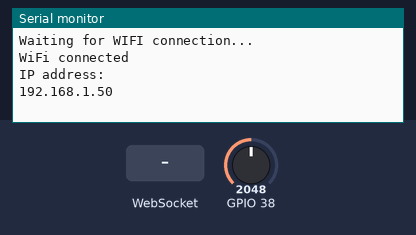
Bench run of a sketch on a simulated ESP32. Parts: the last lines printed to the serial monitor. The inputs (shaded band) are chosen by the test bench; at power-on: GPIO 38 = 2048. WiFi joins after 1.5 s; servers stay silent unless stated.

Above: at 10.2 s.
10.3 s: WebSocket text "0" received
At 10.9 s:
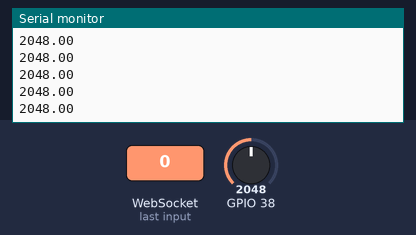
11.8 s: GPIO 38 set to 2866
At 12.7 s:
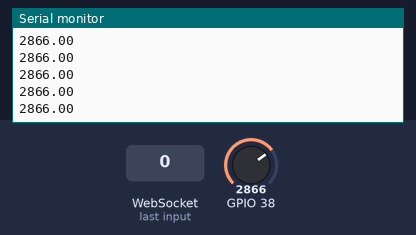
13.3 s: WebSocket text "5" received
14.8 s: GPIO 38 set to 3603
At 15.3 s:
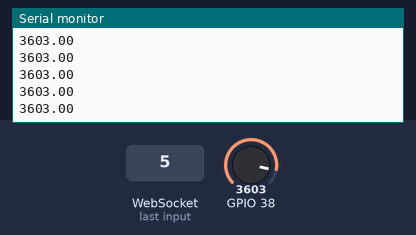
Timing chart, 0 to 17.3 s (numbered marks = the images above; inputs shaded):
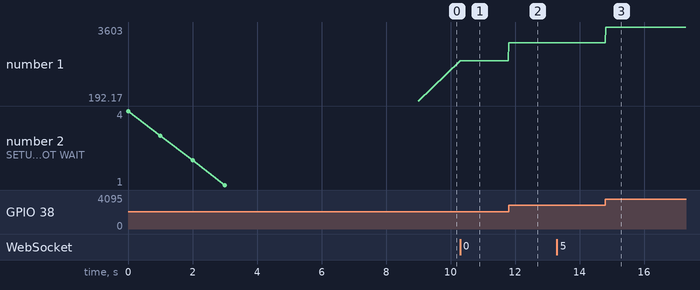

Measured:
- after the input at 10.3 s, the serial monitor: prints a new line at once (image 1)
- after the input at 11.8 s, the serial monitor: prints a new line at once (image 2)
- after the input at 14.8 s, the serial monitor: prints a new line at once (image 3)
- plotted number 1: 192.17 → 2048 after the input at 10.3 s, 2048 → 2866 after the input at 11.8 s, 2866 → 3603 after the input at 14.8 s

The sketch:

WebSocketServer_Adrien.ino
```cpp
/*
 * WebSocketServer_Synth.ino
 *
 *
 *
 */

#include <WiFi.h>
#include <WebSocketsServer.h>
// INIT WEBSOCKET
WebSocketsServer webSocket = WebSocketsServer(81);
#define USE_SERIAL Serial
#define MESSAGE_INTERVAL 10
bool isConnected = false;
uint64_t messageTimestamp = 0;
float sensorValue;
int sensorPin = A2;

// WiFi network name and password:
const char * networkName = "**NAME_OF_YOUR_NETWORK**";
const char * networkPswd = "**YOUR_PASSWORD_TO_BE_CHANGED**";


//HTTP web server on port 80
WiFiServer server(80);

void webSocketEvent(uint8_t num, WStype_t type, uint8_t * payload, size_t length) {
    Serial.println("event happened "+num);
    switch(type) {
        case WStype_DISCONNECTED:
            USE_SERIAL.printf("[%u] Disconnected!\n", num);
        break;
        case WStype_CONNECTED:
            {
                IPAddress ip = webSocket.remoteIP(num);
                USE_SERIAL.printf("[%u] Connected from %d.%d.%d.%d url: %s\n", num, ip[0], ip[1], ip[2], ip[3], payload);
        				isConnected = true;
        				// send message to client
        				//webSocket.sendTXT(num, "Connected");
                //webSocket.sendTXT(num,"{\"luminosity\":\"0\"}");
                 webSocket.broadcastTXT("{\"luminosity\":\""+String(sensorValue)+"\"}");
            }
        break;
        case WStype_TEXT:
            USE_SERIAL.printf("[%u] get Text: %s\n", num, payload);
            // send message to client
             //webSocket.sendTXT(num, "message here");
             //webSocket.sendTXT(num,"{\"luminosity\":\"0\"}");
              webSocket.broadcastTXT("{\"luminosity\":\""+String(sensorValue)+"\"}");
        break;
        case WStype_BIN:
            USE_SERIAL.printf("[%u] get binary length: %u\n", num, length);
        break;
    }
}

void setup() {
    //CONNECTION ROUTINE
    USE_SERIAL.begin(115200);
    USE_SERIAL.setDebugOutput(true);
    // SLOWLY BOOTING
    for(uint8_t t = 4; t > 0; t--) {
        USE_SERIAL.printf("[SETUP] BOOT WAIT %d...\n", t);
        USE_SERIAL.flush();
        delay(1000);
    }

    //connectWifi();

     //Connect to the WiFi network
     connectToWiFi(networkName, networkPswd);

    Serial.println("");
    Serial.println("WiFi connected");
    Serial.println("IP address: ");
    Serial.println(WiFi.localIP());

    //websocket
    webSocket.begin();
    webSocket.onEvent(webSocketEvent);

    //HTTP
    server.begin();
}

void loop() {
  webSocket.loop();
   if(isConnected) {
      uint64_t now = millis();
      sensorValue = analogRead(A2);
      //&& sensorValue>5.00
      if(now - messageTimestamp > MESSAGE_INTERVAL ) {
         Serial.println(String(sensorValue));
          messageTimestamp = now;
          webSocket.broadcastTXT("{\"luminosity\":\""+String(sensorValue)+"\"}");
      }
   }
   //HTTP SERVER
  WiFiClient client = server.available();    // listen for incoming clients
  if (client) {                              // if you get a client,
    Serial.println("New Client.");           // print a message out the serial port
    String currentLine = "";                 // make a String to hold incoming data from the client
    while (client.connected()) {             // loop while the client's connected
      if (client.available()) {              // if there's bytes to read from the client,
        char c = client.read();              // read a byte, then
        Serial.write(c);                     // print it out the serial monitor
        if (c == '\n') {                     // if the byte is a newline character

          // if the current line is blank, you got two newline characters in a row.
          // that's the end of the client HTTP request, so send a response:
          if (currentLine.length() == 0) {
            // HTTP headers always start with a response code (e.g. HTTP/1.1 200 OK)
            // and a content-type so the client knows what's coming, then a blank line:
            client.println("HTTP/1.1 200 OK");
            client.println("Content-type:text/html");
            client.println();
            // the content of the HTTP response follows the header:
            client.print("<html><head><meta charset='utf-8'><title>AppSound</title><style>body{margin:0px;background-color:#ffccb3}button{margin-left:30px;margin-top:50px;color:#ffccb3;font-size:30px;font-style:normal;font-family:Arial;font-weight:bold;height:182px;width:182px;border:none;background-color:black;border-radius:100px}button:hover{background-color:#323232}</style></head><body data-IP='192.168.1.41'> <script src='https://cdnjs.cloudflare.com/ajax/libs/tunajs/1.0.0/tuna-min.js'></script><button id='chorusBtn' class='musicBtn'>Chorus</button> <button id='delayBtn' class='musicBtn'>Delay</button> <button id='playBtn' class='musicBtn'>Play</button> <audio id=\"audioPlayer\" ></audio> <span id='sensorVal'></span></body></html>");
            client.print("<script type=\"text/javascript\">'use strict';let sensorVal;let delay;let chorus;class SocketConnection{constructor(){this.IP=document.body.getAttribute('data-IP');this.init()};init(){window.WebSocket=window.WebSocket||window.MozWebSocket;window.WebSocket?this.initConnection():alert('Change browser please')};initConnection(){console.log('initConnection');this.connection=new WebSocket('ws://'+this.IP+':81/');this.connection.onopen=this.onOpen.bind(this);this.connection.onerror=this.onError.bind(this);this.connection.onmessage=this.onMessage.bind(this)};onOpen(){console.log('websocket connection ok')};onError(n){console.log('!!',n)};onMessage(n){try{let o=JSON.parse(n.data);sensorVal.textContent=o.luminosity;delay.delayTime=o.luminosity;chorus.feedback=parseInt(o.luminosity)/1000;console.log(o)}catch(e){console.log('Bad JSON format',e)}}};function startAudio(){console.log('start audio');let tuna=new Tuna(audioContext);delay=new tuna.Delay({feedback:0.45,delayTime:170,wetLevel:0.7,dryLevel:1,cutoff:5000,bypass:!1,});chorus=new tuna.Chorus({rate:4,feedback:0.2,delay:0.0045,bypass:!1});source.connect(delay.input);delay.connect(chorus.input);chorus.connect(audioContext.destination);chorus.bypass=!0;delay.bypass=!0};let AC='AudioContext' in window?AudioContext:'webkitAudioContext' in window?webkitAudioContext:document.write('Web Audio not supported');let audioContext=new AC();let source=audioContext.createBufferSource();source.loop=!0;let xhr=new XMLHttpRequest();xhr.open('GET','http://159.89.26.253/test.mp3');xhr.responseType='arraybuffer';xhr.onload=function(e){audioContext.decodeAudioData(e.target.response,function(b){source.buffer=b})};xhr.send(null);function clickPlay(){console.log('play',source);source.start(audioContext.currentTime)};function clickChorus(){chorus.bypass=!chorus.bypass;console.log('chorus active '+!chorus.bypass)};function clickDelay(){delay.bypass=!delay.bypass;console.log('delay active '+!delay.bypass)};window.onload=function(){let chorusBtn=document.getElementById('chorusBtn');let delayBtn=document.getElementById('delayBtn');let playBtn=document.getElementById('playBtn');sensorVal=document.getElementById('sensorVal');chorusBtn.addEventListener('click',clickChorus,!1);delayBtn.addEventListener('click',clickDelay,!1);playBtn.addEventListener('click',clickPlay,!1);startAudio();new SocketConnection()}</script>");
            // The HTTP response ends with another blank line:
            client.println();
            // break out of the while loop:
            break;
          } else {    // if you got a newline, then clear currentLine:
            currentLine = "";
          }
        } else if (c != '\r') {  // if you got anything else but a carriage return character,
          currentLine += c;      // add it to the end of the currentLine
        }
      }
    }
    // close the connection:
    client.stop();
    Serial.println("Client Disconnected.");
  }
}

boolean connectWifi(){
  boolean state = true;
  int i = 0;
  //CREATE A NETWORK
  WiFi.softAP("Pierry_WIFI");
  return state;
}

void connectToWiFi(const char * ssid, const char * pwd){
  Serial.println("Connecting to WiFi network: " + String(ssid));

  // delete old config
  WiFi.disconnect(true);
  //register event handler
  //WiFi.onEvent(WiFiEvent);

  //Initiate connection
  //WiFi.softAP("ESP32-Wi-Fi");
  WiFi.begin(ssid, pwd);

  Serial.println("Waiting for WIFI connection...");
  delay(5000);
}
```
